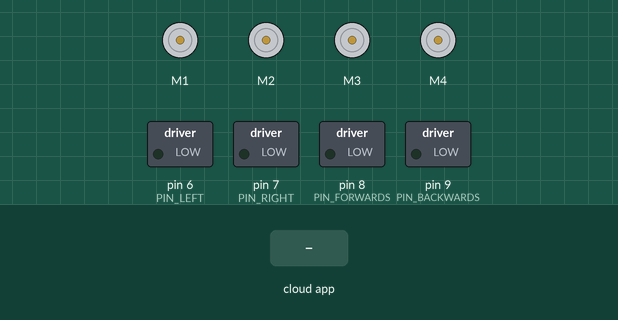
Recording of a sketch running on a simulated Arduino Uno, built with avr-gcc and run on an emulated ATmega328P. Shown: 4 × DC motor (green arrow = forward, orange = backward, longer = faster), switched loads named in the sketch (green lamp = pin HIGH). The inputs (shaded band) are chosen by the test bench. The RemoteXY app is connected.

Above: at 1.2 s.
1.3 s: the phone or cloud app sets forwards to 1
At 2.0 s:
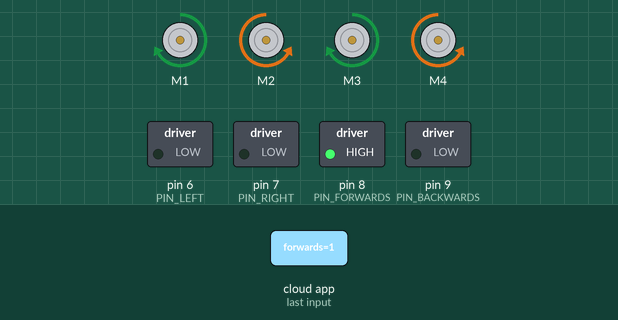
2.8 s: the phone or cloud app sets left to 1
At 3.1 s:
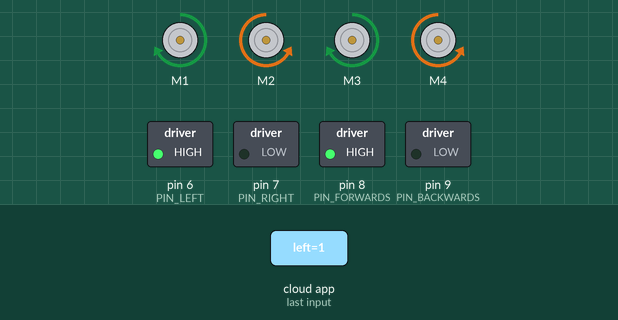
4.3 s: the phone or cloud app sets right to 1
At 5.4 s:
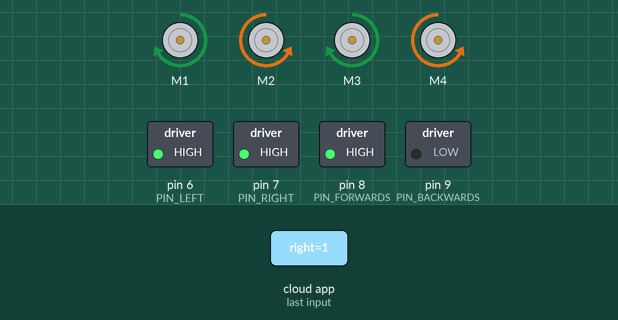
5.8 s: the phone or cloud app sets backwards to 1
At 6.5 s:
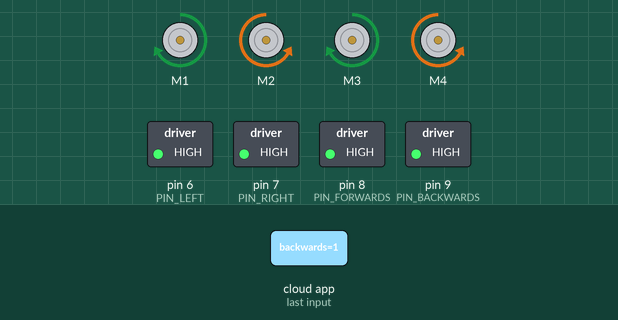
7.3 s: the phone or cloud app sets forwards to 0
At 7.7 s:
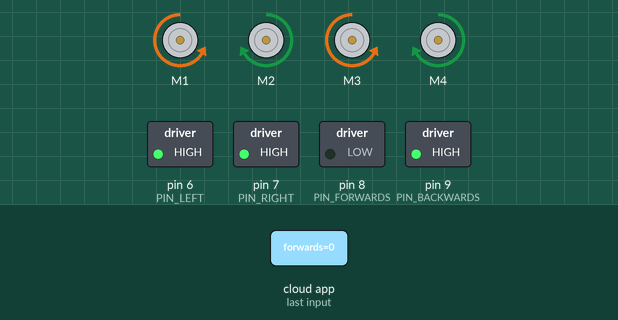
8.8 s: the phone or cloud app sets left to 0
At 10.1 s:
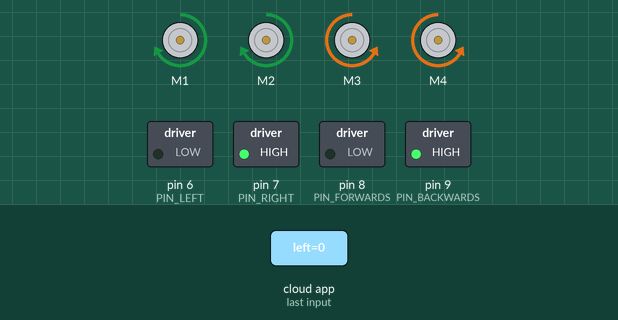
Timing chart, 0 to 11.3 s (numbered marks = the images above; inputs shaded):
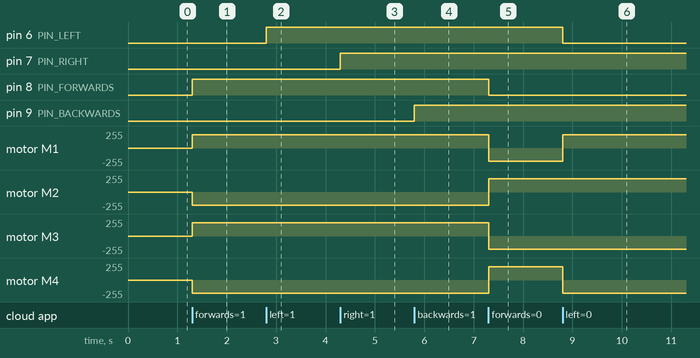

The sketch:

rcCar.ino
```cpp
/*
-- EGEN 310 - project --
A simple graphical user interface made using remotexy library and source code. A title and 4 buttons each representing the direction for the vehicle movement.
*/

//////////////////////////////////////////////
//        RemoteXY include library          //
//////////////////////////////////////////////
#include <Wire.h>
#include <Adafruit_MotorShield.h>
#include "utility/Adafruit_MS_PWMServoDriver.h"

Adafruit_MotorShield AFMS = Adafruit_MotorShield();
Adafruit_DCMotor *myMotor1 = AFMS.getMotor(1);

Adafruit_DCMotor *myMotor2 = AFMS.getMotor(2);

Adafruit_DCMotor *myMotor3 = AFMS.getMotor(3);

Adafruit_DCMotor *myMotor4 = AFMS.getMotor(4);
///////////////////////////////////////////////

// RemoteXY select connection mode and include library
#define REMOTEXY_MODE__SOFTSERIAL
#include <SoftwareSerial.h>

#include <RemoteXY.h>

// RemoteXY connection settings
#define REMOTEXY_SERIAL_RX 2
#define REMOTEXY_SERIAL_TX 3
#define REMOTEXY_SERIAL_SPEED 9600


// RemoteXY configurate
// Designs for UI
#pragma pack(push, 1)
uint8_t RemoteXY_CONF[] =
  { 255,4,0,0,0,72,0,13,200,0,
  1,0,12,21,14,14,133,31,226,150,
  178,0,1,0,12,40,14,14,133,31,
  226,150,188,0,1,0,60,30,14,14,
  133,31,226,151,132,0,1,0,79,30,
  14,14,133,31,226,150,186,0,129,0,
  29,6,41,6,31,69,71,69,78,32,
  51,49,48,58,32,69,52,32,0 };

// this structure defines all the variables and events of your control interface
struct {

    // input variables
  uint8_t forwards; // =1 if button pressed, else =0
  uint8_t left; // =1 if button pressed, else =0
  uint8_t right; // =1 if button pressed, else =0
  uint8_t backwards; // =1 if button pressed, else =0

    // other variable
  uint8_t connect_flag;  // =1 if wire connected, else =0

} RemoteXY;
#pragma pack(pop)

/////////////////////////////////////////////
//           END RemoteXY include          //
/////////////////////////////////////////////

#define PIN_FORWARDS 8
#define PIN_LEFT 6
#define PIN_RIGHT 7
#define PIN_BACKWARDS 9


void setup()
{
  RemoteXY_Init ();
  /////
  AFMS.begin();
  /////
  pinMode (PIN_FORWARDS, OUTPUT);
  pinMode (PIN_LEFT, OUTPUT);
  pinMode (PIN_RIGHT, OUTPUT);
  pinMode (PIN_BACKWARDS, OUTPUT);

  // TODO you setup code

}

void loop()
{
  RemoteXY_Handler ();

  digitalWrite(PIN_FORWARDS, (RemoteXY.forwards==0)?LOW:HIGH);
  digitalWrite(PIN_LEFT, (RemoteXY.left==0)?LOW:HIGH);
  digitalWrite(PIN_RIGHT, (RemoteXY.right==0)?LOW:HIGH);
  digitalWrite(PIN_BACKWARDS, (RemoteXY.backwards==0)?LOW:HIGH);

  // TODO you loop code
  // use the RemoteXY structure for data transfer
  // do not call delay()
  if (digitalRead(8) == HIGH) {
      myMotor1->setSpeed(200);
      myMotor1->run(FORWARD);
      myMotor2->setSpeed(200);
      myMotor2->run(BACKWARD);
      myMotor3->setSpeed(200);
      myMotor3->run(FORWARD);
      myMotor4->setSpeed(200);
      myMotor4->run(BACKWARD);

    } else if (digitalRead(6) == HIGH) {
      myMotor1->setSpeed(200);
      myMotor1->run(BACKWARD);
      myMotor2->setSpeed(200);
      myMotor2->run(FORWARD);
      myMotor3->setSpeed(200);
      myMotor3->run(BACKWARD);
      myMotor4->setSpeed(200);
      myMotor4->run(FORWARD);
    } else if (digitalRead(7) == HIGH) {
      myMotor1->setSpeed(200);
      myMotor1->run(FORWARD);
      myMotor2->setSpeed(200);
      myMotor2->run(FORWARD);
      myMotor3->setSpeed(200);
      myMotor3->run(BACKWARD);
      myMotor4->setSpeed(200);
      myMotor4->run(BACKWARD);
    } else if (digitalRead(9) == HIGH) {
      myMotor1->setSpeed(200);
      myMotor1->run(BACKWARD);
      myMotor2->setSpeed(200);
      myMotor2->run(BACKWARD);
      myMotor3->setSpeed(200);
      myMotor3->run(FORWARD);
      myMotor4->setSpeed(200);
      myMotor4->run(FORWARD);
    } else {
      myMotor1->setSpeed(200);
      myMotor1->run(RELEASE);
      myMotor2->setSpeed(200);
      myMotor2->run(RELEASE);
      myMotor3->setSpeed(200);
      myMotor3->run(RELEASE);
      myMotor4->setSpeed(200);
      myMotor4->run(RELEASE);

    }


}
```

Measured:
- after the input at 1.3 s, pin 8 (PIN_FORWARDS): LOW → HIGH at once; motor M1, motor M3: stopped → forward 200/255 at once; motor M2, motor M4: stopped → backward 200/255 at once
- after the input at 2.8 s, pin 6 (PIN_LEFT): LOW → HIGH at once
- after the input at 4.3 s, pin 7 (PIN_RIGHT): LOW → HIGH at once
- after the input at 5.8 s, pin 9 (PIN_BACKWARDS): LOW → HIGH at once
- after the input at 7.3 s, pin 8 (PIN_FORWARDS): HIGH → LOW at once; motor M1, motor M3: forward 200/255 → backward 200/255 at once; motor M2, motor M4: backward 200/255 → forward 200/255 at once
- after the input at 8.8 s, pin 6 (PIN_LEFT): HIGH → LOW at once; motor M1: backward 200/255 → forward 200/255 at once; motor M4: forward 200/255 → backward 200/255 at once
